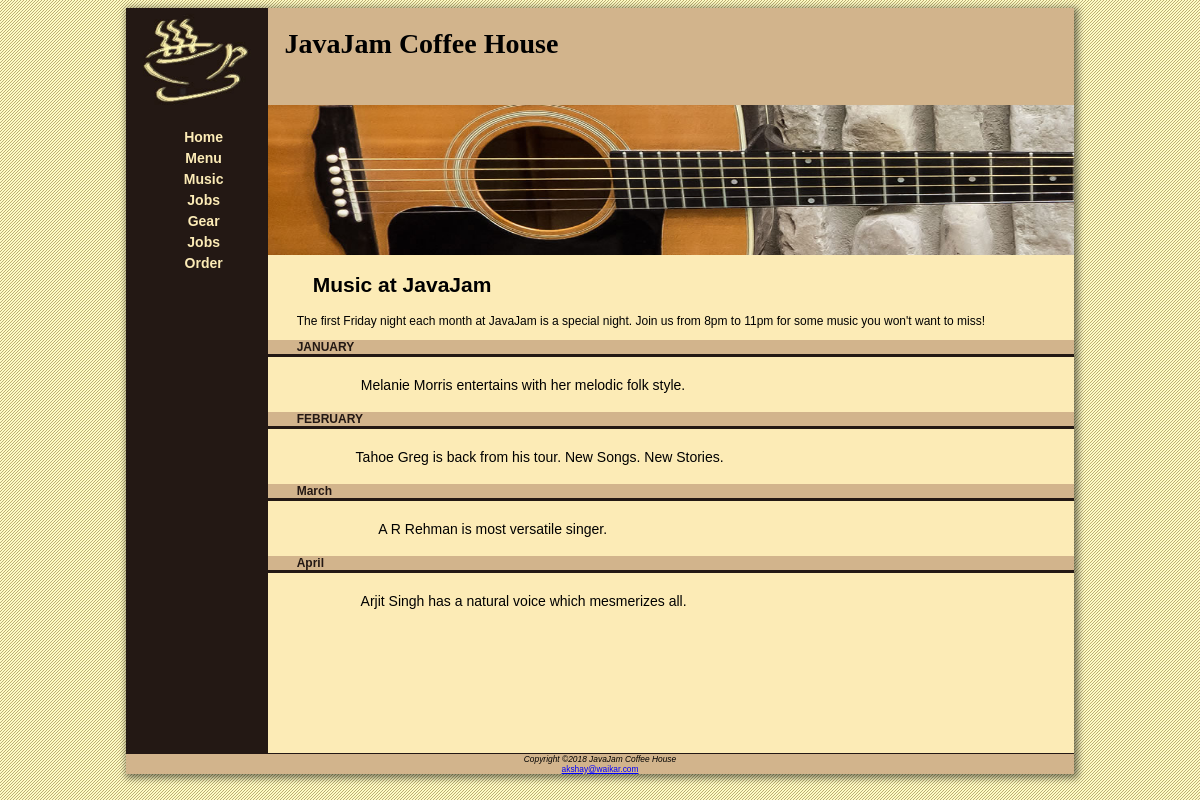
The app's page /music.php with its own data.
### tables this page shows
CREATE TABLE `perfomance` (
  `PerformanceId` int(5) NOT NULL,
  `MusicianId` int(5) DEFAULT NULL,
  `Month_Year` varchar(10) DEFAULT NULL,
  `Description` varchar(255) DEFAULT NULL
);

### music.php (the view, shortened to what this page needs)
<html>
	<head>
		<link rel="stylesheet" type="text/css" href="css/javacoffee.css">
	</head>
	<body>
		<div id="wrapper">
			<div class="row">
				<div class="colleft">
					<img id="javajamlogo" src="images\javajamlogo.jpg" alt="javajamlogo">
					<ul>
						<li><a class="align" href="index.php">Home</a></li>
						<li><a class="align" href="menu.php">Menu</a></li>
						<li><a class="align" href="music.php">Music</a></li>
						<li><a class="align" href="jobs.php">Jobs</a></li>
						<li><a class="align" href="gear.php">Gear</a></li>
						<li><a class="align" href="cart.php">Jobs</a></li>
						<li><a class="align" href="placeyourorder.php">Order</a></li>
					</ul>
				</div>
				<div class="colright">
					<header>
						<h1>JavaJam Coffee House</h1>
					</header>
					<img src="images\heroguitar.jpg" alt="heroguitar" width="100%" height="150px">
					<h2>Music at JavaJam</h2>
						<p id="p_size">The first Friday night each month at JavaJam is a special night. Join us from 8pm to 11pm for some music you won't
						want to miss!
						</p>
						<?php
						$servername="localhost";
						$db="pacific";
						$user = "root";
						$pass="root";
						$connection = mysqli_connect($servername,$user,$pass,$db);
							$sql = "SELECT m.name, m.musician_image_url, p.Description, p.Month_Year FROM musician as m , perfomance as p where m.musicianid=p.MusicianId";
							$imagequery_run = $connection->query($sql);
							$result = mysqli_query($connection, $sql);
							if ($imagequery_run)
							{
    							while($row = $result->fetch_assoc())
    							{
        						echo '<p id="month"><strong>'.$row['Month_Year'].'</strong></p>';
								echo '<table id="tab">';
								echo '<td id="monthdesc">';
								echo '</td>';
								echo '<td>';
								echo $row['Description'];
								echo '</td>';
								echo '</table>';
    							}
							}
							else
							{
    							echo "0 results";
							}
							?>
				</div>
			</div>
			<footer>
				<i>Copyright &copy;2018 JavaJam Coffee House</i><br>
				<address>
					<a id="fcolor" href="mailto:akshay@waikar.com">akshay@waikar.com</a>
				</address>
			</footer>
		</div>
	</body>
</html>

### css/javacoffee.css (style rules this page uses)
header { padding-top: 1%; background-color: #D2B48C; height: 12%; }
#month { background-color: #D2B48C; border-bottom-color: #231814; border-bottom-style: solid; color: #231814; }
h1 { font-family: verdana; padding-left: 2%; margin-top: 1.5% }
h2 { padding-left: 5.5%; }
p { padding-left: 3.5%; font-size: 12; }
#p_size { font-size: 12px; }
#fcolor { color: blue; }
#tab { padding-left: 5%; padding-right: 5%; width:90%; font-size:14; }
#monthdesc { padding-left: 12.5%; }
.align { font-weight: bold; text-align: center; font-weight: bold; color: #FCEBB6; text-decoration: none; padding-right:30%; }
.colleft li { list-style-type: none; margin:5px; text-align: center; }
address a { color: #221811; font-style: normal; }
#wrapper { width: 80%; margin: auto; box-shadow: 2px 2px 7px 2px rgba(0,0,0,0.5); }
footer { margin-top: 56.15%; background-color: #D2B48C; font-size: 0.60em; font-style: italic; text-align: center; border-top:2px solid black; }
.colleft { background-color: #231814; float: left; height: 95%; width: 15%; border-bottom: 1px solid #231814; }
.colright { float: left; height: 95%; width: 85%; background-color: #FCEBB6; border-bottom: 1px solid #231814; }
.row { border-bottom:2px solid black; }
div img { max-width: 100%; }
body { background: url(images/background.jpg); font-family:verdana,arial,sans-serif; font-size: 14; }

### records on screen
perfomance: Month_Year "JANUARY", Description "Melanie Morris entertains with her melodic folk style."
perfomance: Month_Year "FEBRUARY", Description "Tahoe Greg is back from his tour. New Songs. New Stories."
perfomance: Month_Year "March", Description "A R Rehman is most versatile singer."
perfomance: Month_Year "April", Description "Arjit Singh has a natural voice which mesmerizes all."
